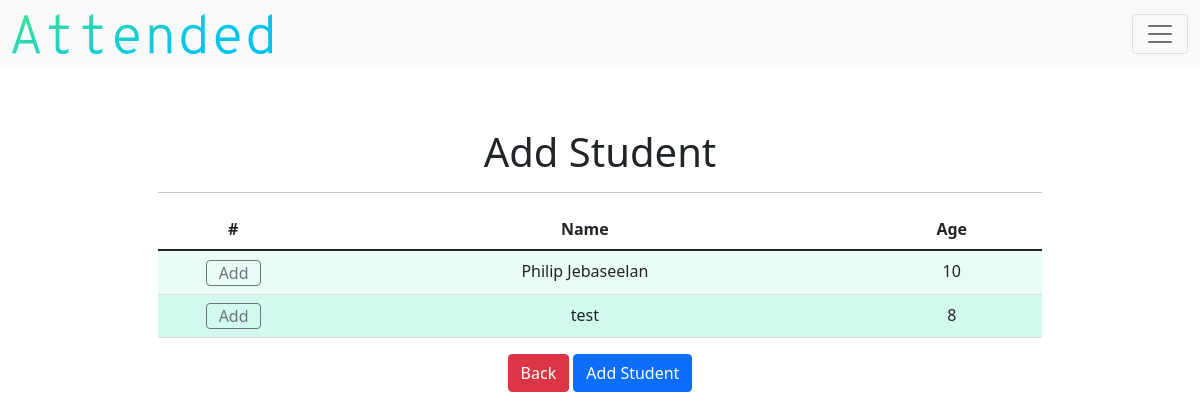
Page /add_student_class/1 (signed in) on the earlier database version.
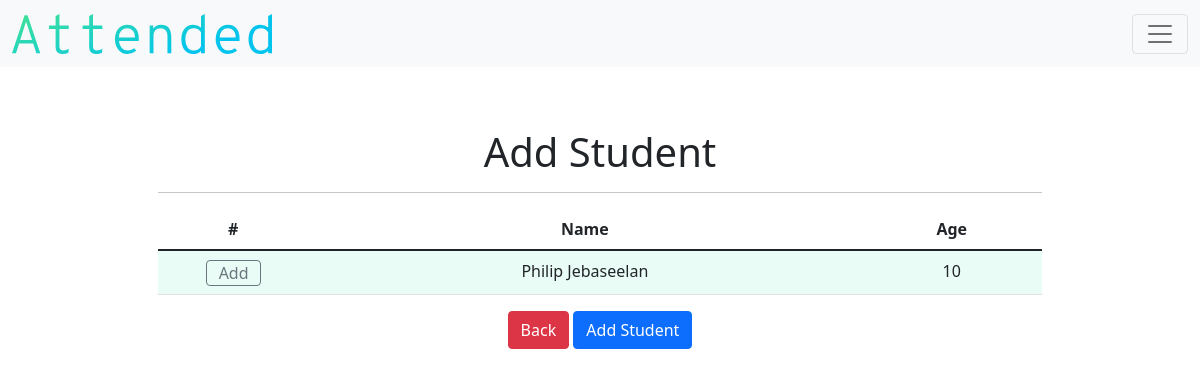
Same page on the later database version.
### models.py (models this page shows)
class Student(db.Model):
    __tablename__ = "student"
    id = db.Column(db.Integer, primary_key=True)
    teacher_id = db.Column(db.Integer, db.ForeignKey("teacher.id"))
    class_id = db.Column(db.Integer, nullable=True, default=0)
    name = db.Column(db.String(), nullable=False)
    birth = db.Column(db.String(),nullable=False)
    age = db.Column(db.Integer(), nullable=False)
    parent = db.Column(db.String(), nullable=True)
    parent2 = db.Column(db.String(), nullable=True)
    number = db.Column(db.Integer, nullable=True)
    number2 = db.Column(db.Integer, nullable=True)
    email = db.Column(db.String(), nullable=True)
    email2 = db.Column(db.String(), nullable=True)
    address = db.Column(db.String(), nullable=False)
    city = db.Column(db.String(), nullable=False)
    state = db.Column(db.String(), nullable=False)
    postcode = db.Column(db.Integer, nullable=False)
    attend_count = db.Column(db.Integer, nullable=True, default=0)
    student_attends = db.relationship("Attendance", backref="student_attend")

### application.py (the view)
@app.route("/add_student_class/<string:id>")
def add_student_class(id):
    if not current_user.is_authenticated:
        return redirect("/login")
    else:
            TABLE_HEADERS=["#","Name", "Age"]
            teacher = current_user.get_id()
            null_students = Student.query.filter_by(teacher_id=teacher, class_id = 0)
            return render_template("add-student-class.html", students=null_students, headers=TABLE_HEADERS,ident=id)

### application.py (called while the page is built)
@login.user_loader
def load_user(id):
    return Teacher.query.get(id)

### templates/add-student-class.html (shortened to what this page needs)
{% extends "layout.html" %}
{% block main %}
    <h1>Add Student</h1>
    <hr>
    <form action="/added_student_class/{{ident}}" method="post">
        <div class="table-responsive">
          <table class="table table-hover">
                <thead>
                        <tr>
                                {% for header in headers %}
                                    {% if header == "#" %}
                                      <th id="header" style="width:17%">{{header}}</th>
                                    {% else %}
                                      <th id="header"> {{ header }} </th>
                                    {% endif %}
                                {% endfor %}
                        </tr>
                </thead>
                <tbody>
                    {% for student in students %}
                        <tr>
                             <td>
                                 <label class="btn btn-outline-secondary" for="{{student.id}}">Add</label><br>
                             </td>
                             <td>{{student.name}}</td>
                             <td>{{student.age}}</td>
                        </tr>
                        {% endfor %}
                </tbody>
          </table>
        </div>
        <div class="col-12" id="detail-col12">
                <a class="btn btn-danger" href="/detail_class/{{ident}}" >Back</a>
                <button class="btn btn-primary" type="submit">Add Student</button>
        </div>
    </form>
{% endblock %}

Differences in the rows shown:
removed Student: name "test", age "8"
